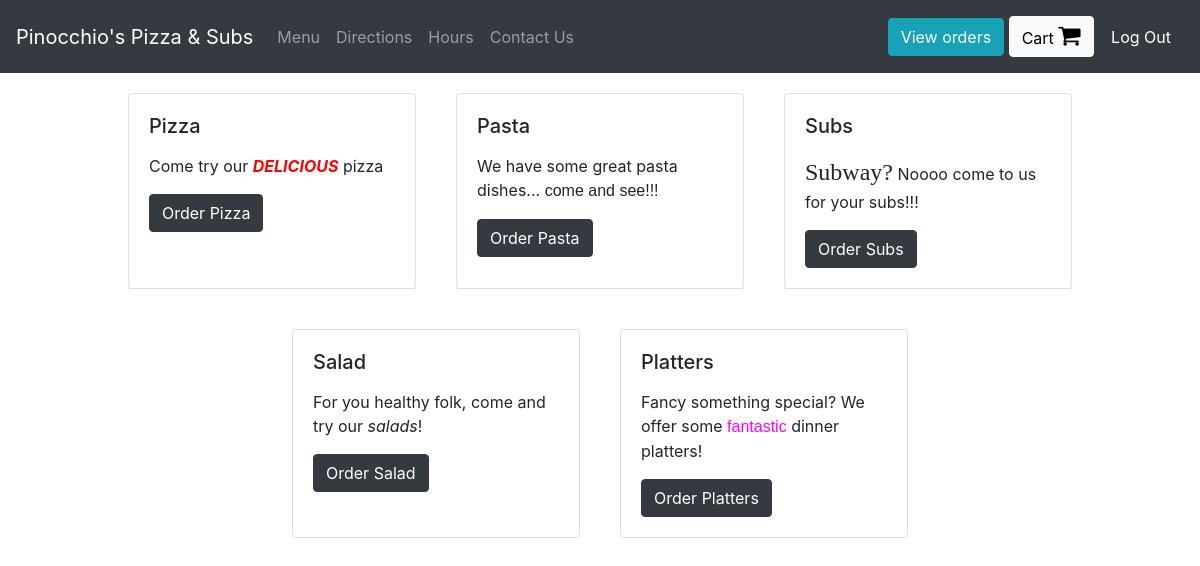
The app's page / (signed in) with its own data.
### orders/models.py (models this page shows, shortened)
class Category(models.Model):
    category_title = models.CharField(max_length=200)
    category_gif = models.CharField(max_length=200)
    category_description = models.TextField() #make this the wysiwyg text field

### orders/views.py (the view)
# urls.py: path("", views.index, name="index"),
def index(request):
    if request.user.is_authenticated:
        return render(request, "orders/home.html", {"categories":Category.objects.all})
    else:
        return redirect("orders:login")

### orders/templates/orders/home.html
{% extends 'orders/header.html' %}
{% block content %}
    <div class="container-fluid">
      <div class="row justify-content-center">
        {% for cat in categories %}
          <div class="card" style="width: 18rem; margin: 20px;">
            <div class="card-body">
              <h5 class="card-title" >{{cat.category_title}}</h5>
              <p class="card-text">{{cat.category_description|safe}}</p>
              <a href="{{cat.category_title}}" class="btn btn-dark" >Order {{cat.category_title}}</a>
            </div>
          </div>
        {% endfor %}
      </div>
    </div>
{% endblock %}

### records on screen
Category: category_title "Pizza", category_description "Come try our DELICIOUS pizza"
Category: category_title "Pasta", category_description "We have some great pasta dishes... come and see!!!"
Category: category_title "Subs", category_description "Subway? Noooo come to us for your subs!!!"
Category: category_title "Salad", category_description "For you healthy folk, come and try our salads !"
Category: category_title "Platters", category_description "Fancy something special? We offer some fantastic dinner platters!"
